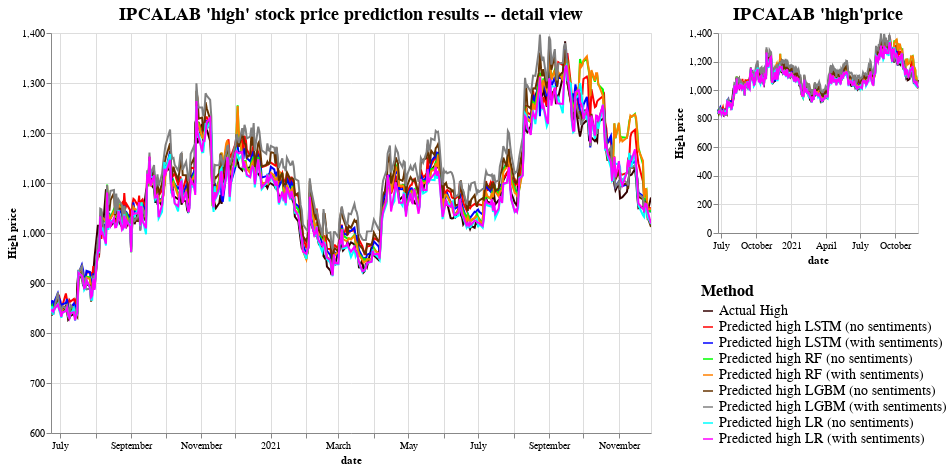

This figure's notebook cell:
### Code cell
zoom = alt.selection_interval(encodings=["x", "y"])

palette = alt.Scale(domain=['Actual High', 'Predicted high LSTM (no sentiments)',
       'Predicted high LSTM (with sentiments)',
       'Predicted high RF (no sentiments)',
       'Predicted high RF (with sentiments)',
       'Predicted high LGBM (no sentiments)',
       'Predicted high LGBM (with sentiments)',
                           'Predicted high LR (no sentiments)','Predicted high LR (with sentiments)'],
                  range=['#330000', '#FF0000', '#0000FF', '#00FF00', '#FF8000','#663300','#808080', '#00FFFF', '#FF00FF'])

nearest = alt.selection_point(nearest=True, on='mouseover', clear='mouseout',
                        fields=['date'], empty=False)


minimap = (
    alt.Chart(melted_df)
    .mark_line()
    .add_params(zoom)
    .encode(
        x="date:T",
        y="High price:Q",
        color=alt.condition(zoom, "Method", alt.value("darkgrey")),
    )
    .properties(
        width=200,
        height=200,
        title="IPCALAB 'high'price"))

# Transparent selectors across the chart. This is what tells us
# the x-value of the cursor
selectors = alt.Chart(melted_df).mark_point().encode(
    x='date:T',
    opacity=alt.value(0),
).add_params(
    nearest
)

columns = sorted(melted_df.Method.unique())
selection = alt.selection_single(
    fields=['date'], nearest=True, on='mouseover', empty='none', clear='mouseout'
)

detail = (
    alt.Chart(melted_df)
    .mark_line()
    .encode(
        alt.X("date:T").scale(domain={"param": zoom.name, "encoding": "x"}),
        alt.Y("High price:Q").scale(domain={"param": zoom.name, "encoding": "y"}),
        color = alt.Color('Method:N',scale=palette, legend=alt.Legend(labelLimit = 400)),
    )
    .properties(width=600, height=400, title="IPCALAB 'high' stock price prediction results -- detail view")
)

points = detail.mark_point().transform_filter(selection)

rule = detail.transform_pivot(
    'Method', value='High price', groupby=['date']
).mark_rule().encode(
    opacity=alt.condition(selection, alt.value(0.3), alt.value(0)),
    tooltip=[alt.Tooltip(c, type='quantitative') for c in columns]
).add_selection(selection)

(detail | minimap).configure_legend(
    orient='none',direction = 'vertical',legendX = 650,  legendY = 250, offset=-200,
    symbolDirection='vertical',
        titleFontSize=16,
        labelFontSize=14
    ).configure_title(fontSize=18)

### Figure 1 — Vega-Lite specification as saved in the notebook (floating-point values rounded to 4 significant figures; data arrays with more than 128 entries replaced by an {"elided": "..."} marker saying what was removed)
{"usermeta": {"embedOptions": {"theme": "fivethirtyeight"}}, "config": {"view": {"continuousWidth": 300, "continuousHeight": 300}, "legend": {"direction": "vertical", "labelFontSize": 14, "legendX": 650, "legendY": 250, "offset": -200, "orient": "none", "symbolDirection": "vertical", "titleFontSize": 16}, "title": {"fontSize": 18}}, "hconcat": [{"mark": {"type": "line"}, "encoding": {"color": {"field": "Method", "legend": {"labelLimit": 400}, "scale": {"domain": ["Actual High", "Predicted high LSTM (no sentiments)", "Predicted high LSTM (with sentiments)", "Predicted high RF (no sentiments)", "Predicted high RF (with sentiments)", "Predicted high LGBM (no sentiments)", "Predicted high LGBM (with sentiments)", "Predicted high LR (no sentiments)", "Predicted high LR (with sentiments)"], "range": ["#330000", "#FF0000", "#0000FF", "#00FF00", "#FF8000", "#663300", "#808080", "#00FFFF", "#FF00FF"]}, "type": "nominal"}, "x": {"field": "date", "scale": {"domain": {"param": "param_6", "encoding": "x"}}, "type": "temporal"}, "y": {"field": "High price", "scale": {"domain": {"param": "param_6", "encoding": "y"}}, "type": "quantitative"}}, "height": 400, "title": "IPCALAB 'high' stock price prediction results -- detail view", "width": 600}, {"mark": {"type": "line"}, "encoding": {"color": {"condition": {"param": "param_6", "field": "Method"}, "value": "darkgrey"}, "x": {"field": "date", "type": "temporal"}, "y": {"field": "High price", "type": "quantitative"}}, "height": 200, "name": "view_4", "title": "IPCALAB 'high'price", "width": 200}], "data": {"name": "data-f185c9e2ab53ad2b6d5a61156f8ab891"}, "params": [{"name": "param_6", "select": {"type": "interval", "encodings": ["x", "y"]}, "views": ["view_4"]}], "$schema": "https://vega.github.io/schema/vega-lite/v5.8.0.json", "datasets": {"data-f185c9e2ab53ad2b6d5a61156f8ab891": {"elided": "6552 records"}}}
